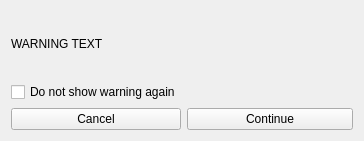
<?xml version="1.0" encoding="UTF-8"?>
<ui version="4.0">
 <class>Form</class>
 <widget class="QWidget" name="Form">
  <property name="geometry">
   <rect>
    <x>0</x>
    <y>0</y>
    <width>364</width>
    <height>141</height>
   </rect>
  </property>
  <property name="windowTitle">
   <string>Form</string>
  </property>
  <layout class="QGridLayout" name="gridLayout">
   <item row="2" column="0">
    <widget class="QPushButton" name="CancelButton">
     <property name="text">
      <string>Cancel</string>
     </property>
    </widget>
   </item>
   <item row="2" column="1">
    <widget class="QPushButton" name="ContinueButton">
     <property name="text">
      <string>Continue</string>
     </property>
    </widget>
   </item>
   <item row="0" column="0" colspan="2">
    <widget class="QLabel" name="WarningLabel">
     <property name="text">
      <string>WARNING TEXT</string>
     </property>
    </widget>
   </item>
   <item row="1" column="0">
    <widget class="QCheckBox" name="IgnoreInput">
     <property name="text">
      <string>Do not show warning again</string>
     </property>
    </widget>
   </item>
  </layout>
 </widget>
 <resources/>
 <connections/>
</ui>
